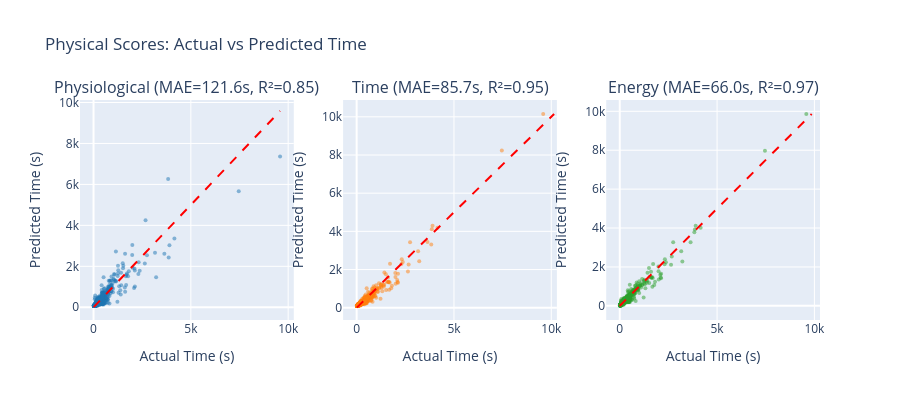

The cell this chart's notebook holds for it:
### Markdown cell above
## 3.2 Actuals VS Pred

### Code cell
fig = make_subplots(
    rows=1, cols=3,
    subplot_titles=[
        f"Physiological (MAE={results['physiological_score']['mae']:.1f}s, R²={results['physiological_score']['r2']:.2f})",
        f"Time (MAE={results['time_score']['mae']:.1f}s, R²={results['time_score']['r2']:.2f})",
        f"Energy (MAE={results['energy_score']['mae']:.1f}s, R²={results['energy_score']['r2']:.2f})"
    ]
)

colors = ['#1f77b4', '#ff7f0e', '#2ca02c']

for idx, (score_name, color) in enumerate(zip(feature_physics_score, colors), 1):
    res = results[score_name]
    
    # Scatter: Actual vs Predicted
    fig.add_trace(
        go.Scatter(
            x=y_true,
            y=res['predictions'],
            mode='markers',
            marker=dict(size=4, opacity=0.5, color=color),
            name=score_name,
            text=[f"Residual: {r:.0f}s" for r in res['residuals']],
            hovertemplate='Actual: %{x:.0f}s<br>Predicted: %{y:.0f}s<br>%{text}<extra></extra>'
        ),
        row=1, col=idx
    )
    
    # Ligne de référence y=x
    min_val = min(y_true.min(), res['predictions'].min())
    max_val = max(y_true.max(), res['predictions'].max())
    fig.add_trace(
        go.Scatter(
            x=[min_val, max_val],
            y=[min_val, max_val],
            mode='lines',
            line=dict(color='red', dash='dash', width=2),
            showlegend=False,
            hoverinfo='skip'
        ),
        row=1, col=idx
    )
    
    fig.update_xaxes(title_text="Actual Time (s)", row=1, col=idx)
    fig.update_yaxes(title_text="Predicted Time (s)", row=1, col=idx)

fig.update_layout(
    height=400,
    title_text="Physical Scores: Actual vs Predicted Time",
    showlegend=False
)

fig.show()

### Figure 1 — Plotly figure (JSON) as saved in the notebook; plotly's stock layout.template omitted (floating-point values rounded to 4 significant figures; data arrays with more than 128 entries replaced by an {"elided": "..."} marker saying what was removed)
{"data": [{"hovertemplate": "Actual: %{x:.0f}s<br>Predicted: %{y:.0f}s<br>%{text}<extra></extra>", "marker": {"color": "#1f77b4", "opacity": 0.5, "size": 4}, "mode": "markers", "name": "physiological_score", "text": {"elided": "758 str values"}, "type": "scatter", "x": {"elided": "758 int values"}, "xaxis": "x", "y": {"elided": "758 float values"}, "yaxis": "y"}, {"hoverinfo": "skip", "line": {"color": "red", "dash": "dash", "width": 2}, "mode": "lines", "showlegend": false, "type": "scatter", "x": [8, 9585], "xaxis": "x", "y": [8, 9585], "yaxis": "y"}, {"hovertemplate": "Actual: %{x:.0f}s<br>Predicted: %{y:.0f}s<br>%{text}<extra></extra>", "marker": {"color": "#ff7f0e", "opacity": 0.5, "size": 4}, "mode": "markers", "name": "time_score", "text": {"elided": "758 str values"}, "type": "scatter", "x": {"elided": "758 int values"}, "xaxis": "x2", "y": {"elided": "758 float values"}, "yaxis": "y2"}, {"hoverinfo": "skip", "line": {"color": "red", "dash": "dash", "width": 2}, "mode": "lines", "showlegend": false, "type": "scatter", "x": [8, 10150.0], "xaxis": "x2", "y": [8, 10150.0], "yaxis": "y2"}, {"hovertemplate": "Actual: %{x:.0f}s<br>Predicted: %{y:.0f}s<br>%{text}<extra></extra>", "marker": {"color": "#2ca02c", "opacity": 0.5, "size": 4}, "mode": "markers", "name": "energy_score", "text": {"elided": "758 str values"}, "type": "scatter", "x": {"elided": "758 int values"}, "xaxis": "x3", "y": {"elided": "758 float values"}, "yaxis": "y3"}, {"hoverinfo": "skip", "line": {"color": "red", "dash": "dash", "width": 2}, "mode": "lines", "showlegend": false, "type": "scatter", "x": [-7.524, 9862.0], "xaxis": "x3", "y": [-7.524, 9862.0], "yaxis": "y3"}], "layout": {"annotations": [{"font": {"size": 16}, "showarrow": false, "text": "Physiological (MAE=121.6s, R²=0.85)", "x": 0.1444, "xanchor": "center", "xref": "paper", "y": 1, "yanchor": "bottom", "yref": "paper"}, {"font": {"size": 16}, "showarrow": false, "text": "Time (MAE=85.7s, R²=0.95)", "x": 0.5, "xanchor": "center", "xref": "paper", "y": 1, "yanchor": "bottom", "yref": "paper"}, {"font": {"size": 16}, "showarrow": false, "text": "Energy (MAE=66.0s, R²=0.97)", "x": 0.8556, "xanchor": "center", "xref": "paper", "y": 1, "yanchor": "bottom", "yref": "paper"}], "height": 400, "showlegend": false, "title": {"text": "Physical Scores: Actual vs Predicted Time"}, "xaxis": {"anchor": "y", "domain": [0, 0.2889], "title": {"text": "Actual Time (s)"}}, "xaxis2": {"anchor": "y2", "domain": [0.3556, 0.6444], "title": {"text": "Actual Time (s)"}}, "xaxis3": {"anchor": "y3", "domain": [0.7111, 1], "title": {"text": "Actual Time (s)"}}, "yaxis": {"anchor": "x", "domain": [0, 1], "title": {"text": "Predicted Time (s)"}}, "yaxis2": {"anchor": "x2", "domain": [0, 1], "title": {"text": "Predicted Time (s)"}}, "yaxis3": {"anchor": "x3", "domain": [0, 1], "title": {"text": "Predicted Time (s)"}}}}
